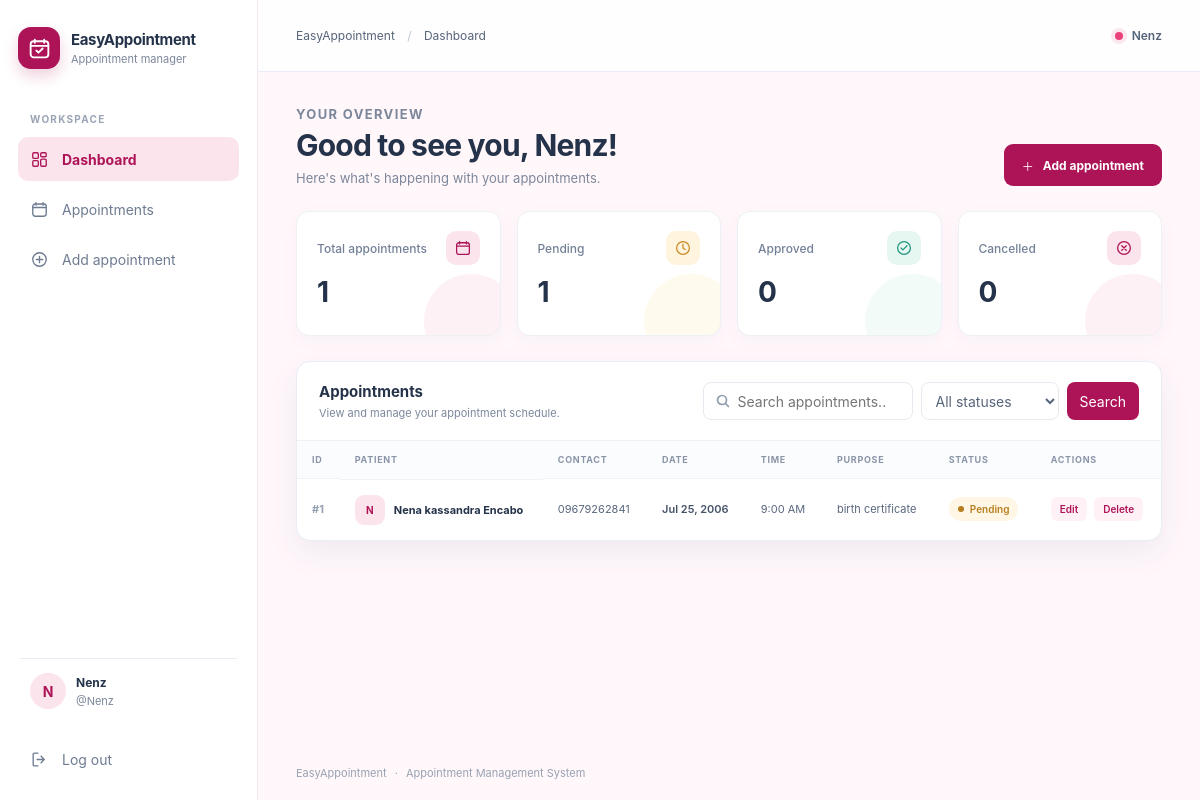
Before: / (signed in) with the older database file.
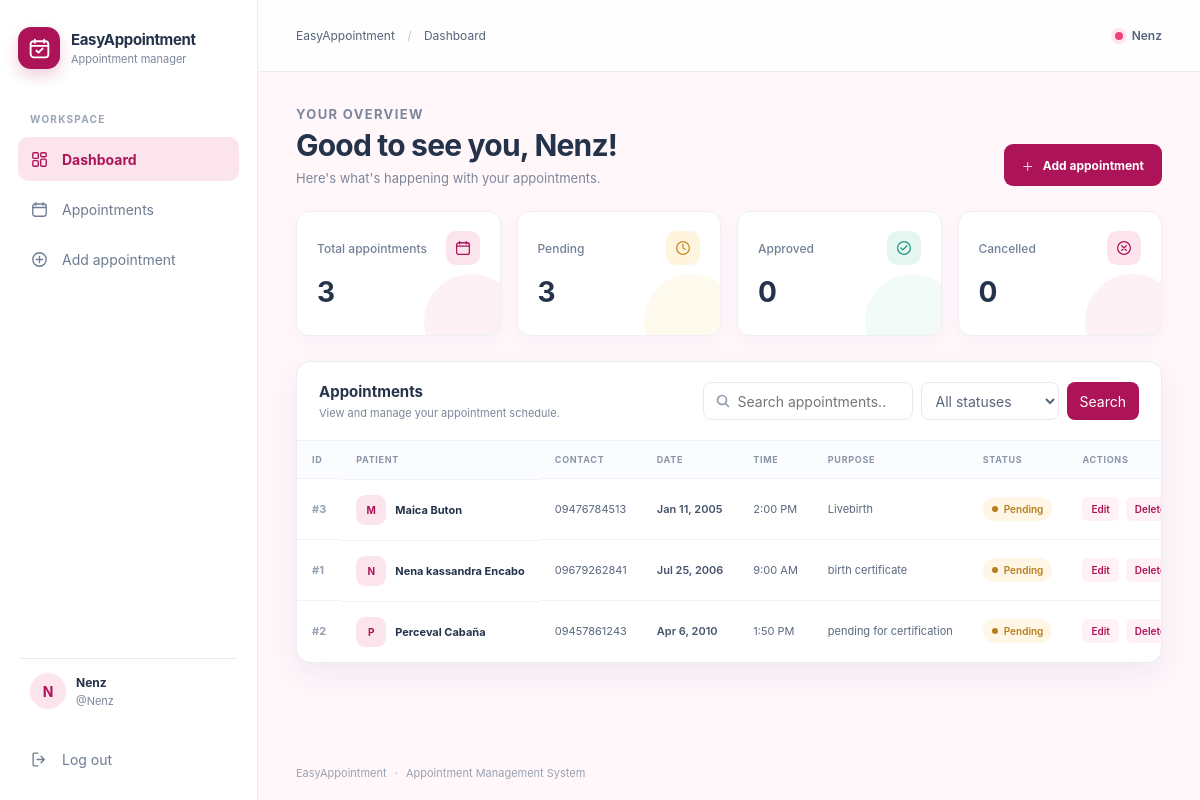
After: the same page with the newer database file.
### my_app/models.py (models this page shows, shortened)
class Appointment(models.Model):
    appointment_id = models.AutoField(primary_key=True)
    patient_name = models.CharField(max_length=100)
    contact_number = models.CharField(max_length=20)
    appointment_date = models.DateField()
    appointment_time = models.TimeField()
    purpose = models.CharField(max_length=255)
    STATUS_CHOICES = [
        ('Pending', 'Pending'),
        ('Confirmed', 'Confirmed'),
        ('Completed', 'Completed'),
        ('Cancelled', 'Cancelled'),
    ]
    status = models.CharField(
        max_length=20,
        choices=STATUS_CHOICES,
        default='Pending'
    )

### my_app/views.py (the view, shortened to what this page needs)
# urls.py: path('', views.appointment_list, name='appointment_list'),
@login_required
def appointment_list(request: HttpRequest) -> HttpResponse:
    all_appointments = Appointment.objects.all()
    status_counts = all_appointments.aggregate(
        total=Count('appointment_id'),
        pending=Count('appointment_id', filter=Q(status='Pending')),
        approved=Count('appointment_id', filter=Q(status='Confirmed')),
        cancelled=Count('appointment_id', filter=Q(status='Cancelled')),
    )
    appointments = all_appointments
    query = request.GET.get('q', '').strip()
    status = request.GET.get('status', '')
    valid_statuses = {value for value, _label in Appointment.STATUS_CHOICES}
    if status in valid_statuses:
        appointments = appointments.filter(status=status)
    return render(request, 'dashboard.html', {
        'appointments': appointments.order_by('appointment_date', 'appointment_time'),
        'status_choices': Appointment.STATUS_CHOICES,
        'search_query': query,
        'selected_status': status,
        **status_counts,
    })

### templates/dashboard.html (shortened to what this page needs)
{% extends "base.html" %}
{% block breadcrumb %}Dashboard{% endblock %}
{% block content %}
<section aria-labelledby="dashboard-title">
    <div class="page-heading">
        <div>
            <p class="eyebrow">YOUR OVERVIEW</p>
            <h1 id="dashboard-title">Good to see you, {{ user.first_name|default:user.username }}!</h1>
            <p>Here's what's happening with your appointments.</p>
        </div>
        <a class="button button-primary" href="{% url 'appointment_create' %}"><span aria-hidden="true">＋</span> Add appointment</a>
    </div>
    <div class="stats-grid" aria-label="Appointment summary">
        <article class="stat-card stat-total">
            <div class="stat-top"><span class="stat-label">Total appointments</span><span class="stat-icon" aria-hidden="true"><svg viewBox="0 0 24 24"><rect x="3.5" y="5" width="17" height="15.5" rx="3"/><path d="M7.5 3.5v3M16.5 3.5v3M4 9.5h16"/></svg></span></div>
            <strong class="stat-value">{{ total|default:0 }}</strong>
        </article>
        <article class="stat-card stat-pending">
            <div class="stat-top"><span class="stat-label">Pending</span><span class="stat-icon" aria-hidden="true"><svg viewBox="0 0 24 24"><circle cx="12" cy="12" r="8.5"/><path d="M12 7v5l3 2"/></svg></span></div>
            <strong class="stat-value">{{ pending|default:0 }}</strong>
        </article>
        <article class="stat-card stat-approved">
            <div class="stat-top"><span class="stat-label">Approved</span><span class="stat-icon" aria-hidden="true"><svg viewBox="0 0 24 24"><circle cx="12" cy="12" r="8.5"/><path d="m8 12 2.5 2.5L16 9"/></svg></span></div>
            <strong class="stat-value">{{ approved|default:0 }}</strong>
        </article>
        <article class="stat-card stat-cancelled">
            <div class="stat-top"><span class="stat-label">Cancelled</span><span class="stat-icon" aria-hidden="true"><svg viewBox="0 0 24 24"><circle cx="12" cy="12" r="8.5"/><path d="m9 9 6 6m0-6-6 6"/></svg></span></div>
            <strong class="stat-value">{{ cancelled|default:0 }}</strong>
        </article>
    </div>
    <section class="table-card" id="appointments" aria-labelledby="appointments-title">
        <div class="table-heading">
            <div>
                <h2 id="appointments-title">Appointments</h2>
                <p>View and manage your appointment schedule.</p>
            </div>
            <form method="get" action="{% url 'appointment_list' %}" class="filter-form" role="search">
                <input class="search-field" id="appointment-search" type="search" name="q" placeholder="Search appointments..." value="{{ search_query }}">
                <select class="filter-select" id="status-filter" name="status">
                    <option value="">All statuses</option>
                </select>
                <button class="filter-button" type="submit">Search</button>
            </form>
        </div>
        <div class="table-wrap">
            <table class="appointment-table">
                <thead>
                    <tr>
                        <th scope="col">ID</th>
                        <th scope="col">PATIENT</th>
                        <th scope="col">CONTACT</th>
                        <th scope="col">DATE</th>
                        <th scope="col">TIME</th>
                        <th scope="col">PURPOSE</th>
                        <th scope="col">STATUS</th>
                        <th scope="col">ACTIONS</th>
                    </tr>
                </thead>
                <tbody>
                    {% for appointment in appointments %}
                    <tr>
                        <td class="id-cell">#{{ appointment.pk }}</td>
                        <td class="patient-cell"><span class="patient-avatar">{{ appointment.patient_name|first|upper }}</span>{{ appointment.patient_name }}</td>
                        <td>{{ appointment.contact_number }}</td>
                        <td><span class="date-main">{{ appointment.appointment_date|date:"M j, Y" }}</span></td>
                        <td>{{ appointment.appointment_time|time:"g:i A" }}</td>
                        <td>{{ appointment.purpose }}</td>
                        <td><span class="status-badge status-{{ appointment.status|lower }}">{% if appointment.status == 'Confirmed' %}Approved{% else %}{{ appointment.get_status_display }}{% endif %}</span></td>
                        <td>
                            <div class="actions-cell">
                                <a class="action-link" href="{% url 'appointment_update' id=appointment.pk %}" aria-label="Edit appointment #{{ appointment.pk }}">Edit</a>
                                <a class="action-link danger" href="{% url 'appointment_delete' id=appointment.pk %}" aria-label="Delete appointment #{{ appointment.pk }}">Delete</a>
                            </div>
                        </td>
                    </tr>
                    {% endfor %}
                </tbody>
            </table>
        </div>
    </section>
</section>
{% endblock %}

### templates/base.html (shortened to what this page needs)
{% load static %}
<!doctype html>
<html lang="en">
<head>
    <link rel="stylesheet" href="{% static 'css/style.css' %}">
</head>
<body class="{% if user.is_authenticated %}app-page{% else %}auth-page{% endif %}">
    {% if user.is_authenticated %}
    <div class="app-shell">
        <aside class="sidebar" id="sidebar">
            <a class="brand" href="{% url 'appointment_list' %}">
                <span class="brand-mark" aria-hidden="true">
                </span>
                <span class="brand-copy"><strong>EasyAppointment</strong><small>Appointment manager</small></span>
            </a>
            <div class="nav-caption">WORKSPACE</div>
            <nav class="side-nav" aria-label="Main navigation">
                <a class="nav-link {% if request.resolver_match.url_name == 'appointment_list' %}active{% endif %}" href="{% url 'appointment_list' %}">
                    <svg viewBox="0 0 24 24" aria-hidden="true"><rect x="3.5" y="3.5" width="7" height="7" rx="1.5"/><rect x="13.5" y="3.5" width="7" height="5" rx="1.5"/><rect x="13.5" y="11.5" width="7" height="9" rx="1.5"/><rect x="3.5" y="13.5" width="7" height="7" rx="1.5"/></svg>
                    Dashboard
                </a>
                <a class="nav-link {% if request.resolver_match.url_name == 'appointment_list' %}sub-active{% endif %}" href="{% url 'appointment_list' %}#appointments">
                    <svg viewBox="0 0 24 24" aria-hidden="true"><rect x="3.5" y="5" width="17" height="15.5" rx="3"/><path d="M7.5 3.5v3M16.5 3.5v3M4 9.5h16"/></svg>
                    Appointments
                </a>
                <a class="nav-link {% if request.resolver_match.url_name == 'appointment_create' %}active{% endif %}" href="{% url 'appointment_create' %}">
                    <svg viewBox="0 0 24 24" aria-hidden="true"><circle cx="12" cy="12" r="8.5"/><path d="M12 8v8M8 12h8"/></svg>
                    Add appointment
                </a>
            </nav>
            <div class="sidebar-bottom">
                <div class="profile-card">
                    <span class="avatar">{{ user.username|first|upper }}</span>
                    <span class="profile-copy"><strong>{{ user.get_full_name|default:user.username }}</strong><small>@{{ user.username }}</small></span>
                </div>
                <form method="post" action="{% url 'logout' %}">
                    <button class="nav-link logout-link" type="submit">
                        <svg viewBox="0 0 24 24" aria-hidden="true"><path d="M10 4H5.5A1.5 1.5 0 0 0 4 5.5v13A1.5 1.5 0 0 0 5.5 20H10M14 16l4-4-4-4M18 12H9"/></svg>
                        Log out
                    </button>
                </form>
            </div>
        </aside>
        <div class="main-column">
            <header class="topbar">
                <div class="topbar-label">EasyAppointment <span>/</span> {% block breadcrumb %}Workspace{% endblock %}</div>
                <div class="topbar-user"><span class="online-dot"></span>{{ user.get_short_name|default:user.username }}</div>
            </header>
            <main class="page-content">
                {% block content %}{% endblock %}
            </main>
            <footer class="footer">EasyAppointment <span>·</span> Appointment Management System</footer>
        </div>
    </div>
    {% else %}
    <main class="auth-main">
        {% include "partials/messages.html" %}
        {% block auth_content %}{% endblock %}
    </main>
    {% endif %}
</body>
</html>

Changed rows visible on the page:
added Appointment: pk "3", patient_name|first "M", patient_name "Maica Buton", contact_number "09476784513", appointment_date "Jan 11, 2005", appointment_time "2:00 PM", purpose "Livebirth", status "Pending"
added Appointment: pk "2", patient_name|first "P", patient_name "Perceval Cabaña", contact_number "09457861243", appointment_date "Apr 6, 2010", appointment_time "1:50 PM", purpose "pending for certification", status "Pending"
Other visible differences:
{{ total|default:0 }}: "1" → "3"
{{ pending|default:0 }}: "1" → "3"
